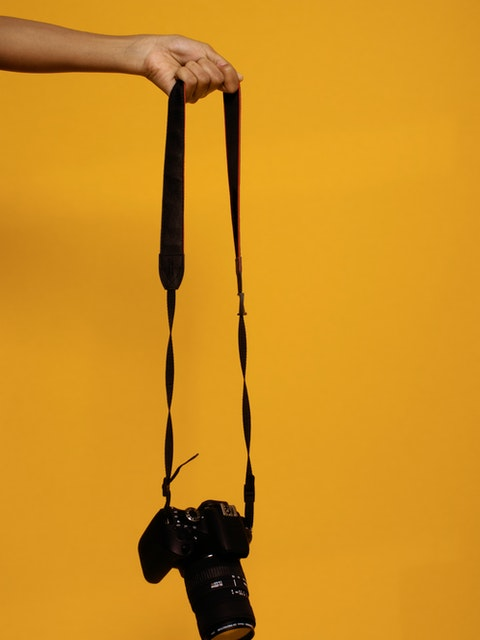
#> input picture edge.jpg, 480 x 640 px
$ python blur.py
#> lines starting #> are read from the running program, lines starting #| are printed output that depends on the picture
import cv2

img = cv2.imread("edge.jpg")
#> img is the input picture: shape (640, 480, 3); mean B, G, R 31.6, 142.9, 206.4
blur = cv2.GaussianBlur(img, (5, 5), 3)
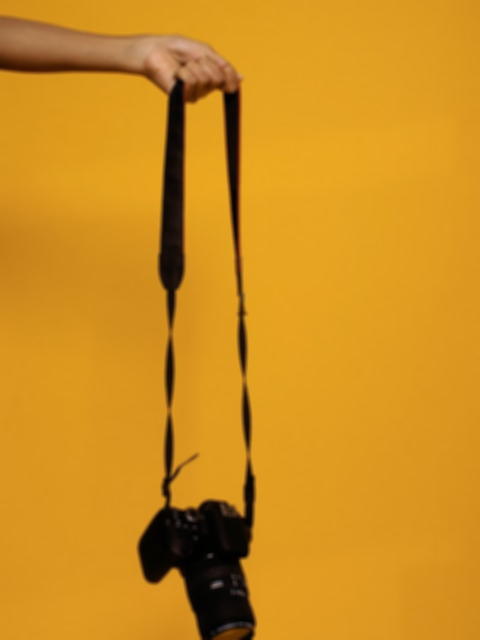
#> blur: shape (640, 480, 3); mean B, G, R 31.6, 142.9, 206.4

cv2.imshow("Org", img)
cv2.imshow("Blur", blur)
cv2.waitKey(0)
